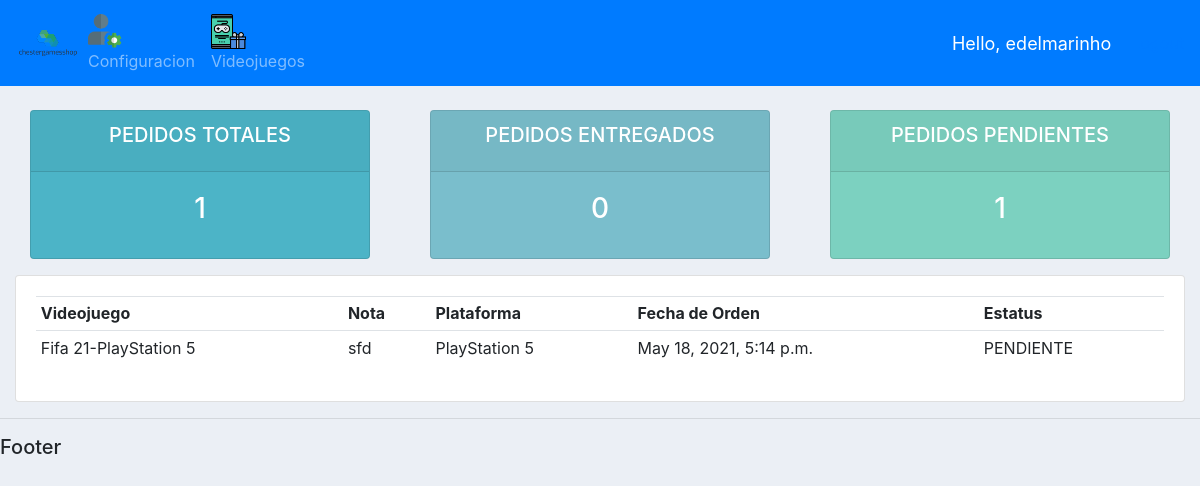
Page /user/ (signed in) on the committed database.
### cuentas/models.py (models this page shows, shortened)
class Pedido(models.Model):
    ESTATUS = (
        ('PENDIENTE','PENDIENTE'),
        ('NO DISPONIBLE','NO DISPONIBLE'),
        ('ENTREGADO','ENTREGADO'),
    )
    cliente = models.ForeignKey(Cliente,null=True,on_delete = models.SET_NULL)
    videojuego = models.ForeignKey(Videojuego,null=True,on_delete = models.SET_NULL)
    fecha_pedido = models.DateTimeField(auto_now_add=True,null=True)
    estatus = models.CharField(max_length=200,null=True,choices=ESTATUS)
    nota = models.CharField(max_length=1000,null=True)

class Videojuego(models.Model):
    caratula = models.ImageField(upload_to='caratulas')
    nombre = models.CharField(max_length=200)
    PLAYSTATION5 = 'PlayStation 5'
    XBOXSERIES = 'XBOX Series'
    PLAYSTATION4 = 'PlayStation 4'
    XBOXONE = 'Xbox ONE'
    COMPUTADORA = 'PC'
    NINTENDOSWITCH = 'Nintendo Switch'
    ELECCION_PLATAFORMA = [
        (PLAYSTATION5,'PlayStation 5'),
        (XBOXSERIES,'XBOX Series'),
        (PLAYSTATION4,'PlayStation 4'),
        (XBOXONE,'XBOXONE'),
        (COMPUTADORA,'PC'),
        (NINTENDOSWITCH,'Nintendo Switch'),
    ]
    plataforma = models.CharField(max_length=50,
    choices=ELECCION_PLATAFORMA,
    default=PLAYSTATION4)
    ACCIONYAVENTURAS = 'Accion y Aventuras'
    JUEGOSMESA = 'Juegos de Mesa'
    FAMILIAR = 'Familiar'
    LUCHA = 'Lucha'
    PLATAFORMAS = 'Plataformas'
    PUZZLES = 'Puzzles'
    CARRERAS = 'Carreras'
    JUEGOSROL = 'Juegos de Rol'
    TIROS = 'FPS'
    SIMULACION = 'Simulacion'
    DEPORTES = 'Deportes'
    ESTRATEGIA = 'Estrategia'
    ELECCION_GENERO = [
        (ACCIONYAVENTURAS,'Accion y Aventuras'),
        (JUEGOSMESA,'Juegos de Mesa'),
        (FAMILIAR , 'Familiar'),
        (LUCHA , 'Lucha'),
        (PLATAFORMAS , 'Plataformas'),
        (PUZZLES , 'Puzzles'),
        (CARRERAS , 'Carreras'),
        (JUEGOSROL , 'Juegos de Rol'),
        (TIROS , 'FPS'),
        (SIMULACION , 'Simulacion'),
        (DEPORTES , 'Deportes'),
        (ESTRATEGIA , 'Estrategia'),
    ]
    genero = models.CharField(max_length=50,
    choices=ELECCION_GENERO,
    default=ACCIONYAVENTURAS)
    TODOS = 'E'
    TODOS10 = 'E+10'
    ADOLESCENTES = 'T'
    ADULTOS = 'M'
    PENDIENTE = 'RP'
    ELECCION_CLASIFICACION = [
        (TODOS , 'TODOS'),
        (TODOS10,'TODOS+10'),
        (ADOLESCENTES,'ADOLESCENTES'),
        (ADULTOS,'ADULTOS'),
        (PENDIENTE,'PENDIENTE'),
    ]
    clasificacion = models.CharField(max_length=50,
    choices=ELECCION_CLASIFICACION,
    default=TODOS,blank=True)
    descripcion = models.CharField(max_length=200,blank=True)
    fecha_lanzamiento = models.DateTimeField(blank=True)
    precio = models.FloatField(blank=True)
    tags = models.ManyToManyField(Tag)
    stock = models.IntegerField(blank=True)
    def __str__(self):
        return self.nombre+"-"+self.plataforma

### cuentas/decorators.py (the view)
        def wrapper_func(request, *args, **kwargs):
            group = None
            if request.user.groups.filter(name__in=allowed_roles).exists():
                group = request.user.groups.all()[0].name
            if group in allowed_roles:
                return view_func(request,*args, **kwargs)
            else:
                return HttpResponse('You are not authorized to view this page')

### cuentas/views.py (called while the page is built)
@login_required
@allowed_users(allowed_roles=['admin','clientes'])
def userPage(request):
    pedidos = request.user.cliente.pedido_set.all()
    pedidosTotales = pedidos.count()
    pedidosEntregados = pedidos.filter(estatus='ENTREGADO').count()
    pedidosNoDisponibles = pedidos.filter(estatus='NO DISPONIBLE').count()
    pedidosPendientes = pedidos.filter(estatus='PENDIENTE').count()
    context = {'pedidos':pedidos,'pedidosTotales':
    pedidosTotales,'pedidosEntregados':pedidosEntregados,
    'pedidosPendientes':pedidosPendientes}
    return render(request, 'cuentas/user.html', context)

### cuentas/templates/cuentas/user.html
{% extends 'cuentas/main.html' %}
{% block content %}
{% include 'cuentas/estatus.html' %}
<div class="row">
	<div class="col-md">
		<div class="card card-body">
			<table class="table table-sm">
				<tr>
					<th>Videojuego</th>
					<th>Nota</th>
					<th>Plataforma</th>
					<th>Fecha de Orden</th>
					<th>Estatus</th>
				</tr>
				{% for pedido in pedidos %}
				    <tr>
					    <td>{{pedido.videojuego}}</td>
						<td>{{pedido.nota}}</td>
					    <td>{{pedido.videojuego.plataforma}}</td>
						<td>{{pedido.fecha_pedido}}</td>
						<td>{{pedido.estatus}}</td>
					</tr>
				{% endfor %}
			</table>
		</div>
	</div>
</div>
{% endblock content %}

### cuentas/templates/cuentas/menu.html (shortened to what this page needs)
{% load static %}
<nav class="navbar navbar-icon-top navbar-expand-lg navbar-dark bg-primary">
        <img src="{% static 'images/logov4.png' %}">
        <div class="collapse navbar-collapse" id="navbarSupportedContent">
          <ul class="navbar-nav mr-auto">
            {% if request.user.is_staff %}
            <li class="nav-item active">
              <a class="nav-link" href="{% url 'home' %}">
                <i class="icon-dashboard"></i>
                Dashboard
                <span class="sr-only">(current)</span>
                </a>
            </li>
            {% else %}
            <li class="nav-item">
              <a class="nav-link" href="{% url 'account' %}">
                <i class="icon-profile">
                </i>
                Configuracion
              </a>
            </li>
            {% endif %}
            <li class="nav-item">
              <a class="nav-link" href="{% url 'videojuegos' %}">
                <i class="icon-videogame">
                </i>
                Videojuegos
              </a>
            </li>
          </ul>
          <span id="hello-msg">Hello, {{request.user}} </span>
          <span><a href="{% url 'logout' %}">Logout</a></span>
        </div>
      </nav>

### cuentas/static/cuentas/styles/styles_main.css (style rules this page uses)
.icon-profile { background-image : url(../icons/profile.png); background-size: cover; display: block; position :center; height: 35px; width: 35px; }
.icon-videogame { background-image : url(../icons/videogame.png); background-size: cover; display: block; position: center; height: 35px; width: 35px; }
@media (min-width: 992px) { .navbar-icon-top.navbar-expand-lg .navbar-nav .nav-link { text-align: center; display: table-cell; height: 70px; vertical-align: middle; padding-top: 0; padding-bottom: 0; } }
body { background-color: #ebeff5; }

### cuentas/templates/cuentas/menu.html (style rules this page uses)
#hello-msg { font-size: 18px; color: #fff; margin-right: 20px; }

### rows in the picture
Pedido: videojuego "Fifa 21-PlayStation 5", nota "sfd", videojuego.plataforma "PlayStation 5", fecha_pedido "May 18, 2021, 5:14 p.m.", estatus "PENDIENTE"

### other values in the picture
{{ request.user }} "edelmarinho"
{{ pedidosTotales }} "1"
{{ pedidosEntregados }} "0"
{{ pedidosPendientes }} "1"
